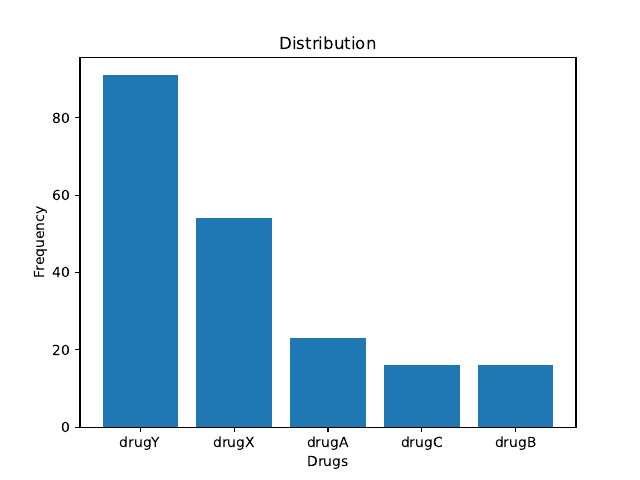

Generate this figure with Python:
import pandas as pd
import matplotlib.pyplot as plt
from sklearn import model_selection as ms

data = pd.read_csv('drug200.csv')

print(data)
counts = data["Drug"].value_counts()
print(counts.index)
f1 = plt.figure(1)
plt.hist(data["Drug"])
f2 = plt.figure(2)
plt.bar(range(1, 6), counts, tick_label=list(counts.index))
plt.xlabel("Drugs")
plt.ylabel("Frequency")
plt.title("Distribution")
# plt.show()
plt.savefig('drug-distribution.pdf')
